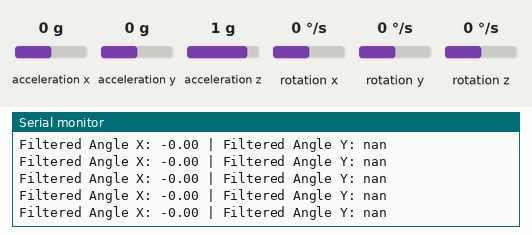
Simulated run of this sketch. Board: Arduino Uno, built with avr-gcc and run on an emulated ATmega328P. Shown: the last lines printed to the serial monitor. Wiring (inferred from the names in the program): MPU-6050 motion sensor at I2C address 0x68. The inputs (shaded band) are chosen by the test bench; at power-on: acceleration x 0 g, acceleration y 0 g, acceleration z 1 g, rotation y 0 °/s, rotation x 0 °/s, rotation z 0 °/s.

Above: at 1.2 s.
1.3 s: acceleration x set to -1.4 g
At 1.35 s:
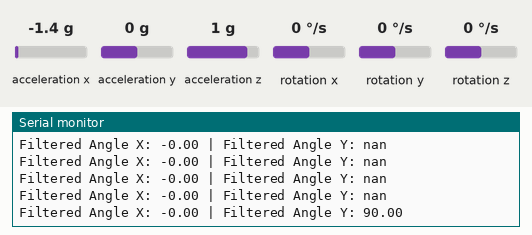
3.2 s: acceleration x set to 0 g
At 3.21 s:
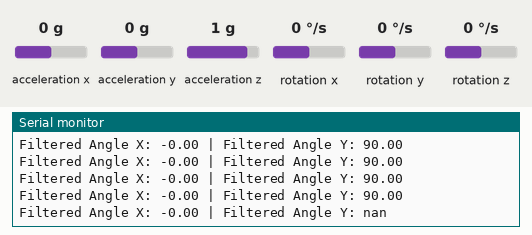
6.2 s: acceleration y set to -1.4 g
At 6.3 s:
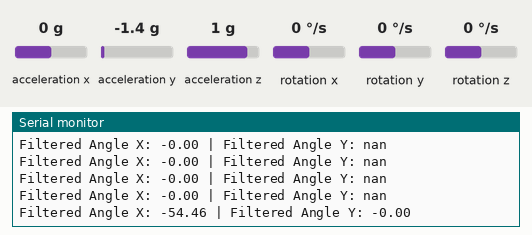
9.2 s: acceleration z set to -1.4 g
At 9.2 s:
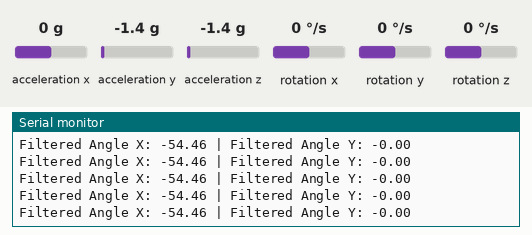
12.2 s: acceleration z set to 0 g
At 12.29 s:
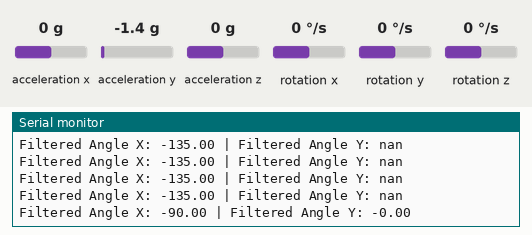
15.2 s: rotation y set to 100 °/s
At 15.29 s:
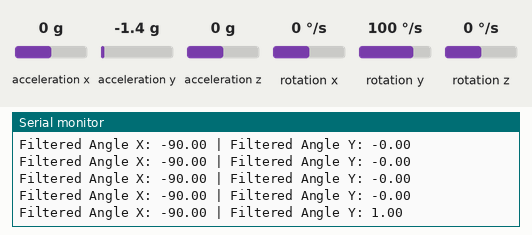
Timing chart, 0 to 18.2 s (numbered marks = the images above; inputs shaded):
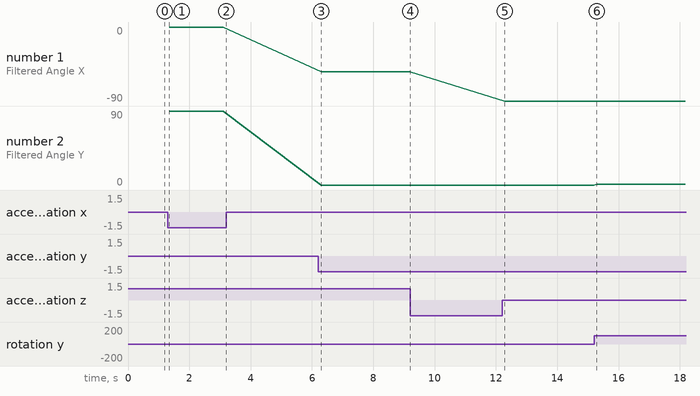

Measured:
- after the input at 1.3 s, the serial monitor: prints a new line at once (image 1)
- after the input at 6.2 s, the serial monitor: prints a new line after 0.10 s (image 3)
- after the input at 12.2 s, the serial monitor: prints a new line after 0.09 s (image 5)
- after the input at 15.2 s, the serial monitor: prints a new line after 0.09 s (image 6)
- plotted number 1: 0 → -54.46 after the input at 6.2 s, -54.46 → -90 after the input at 12.2 s
- plotted number 2: 0 → 1 after the input at 15.2 s

The sketch:

Teensy_Kalman_MadgwickFilter_IMU.ino
```cpp
#include <Wire.h>
#include <MadgwickAHRS.h>
#include <MPU6050.h>

MPU6050 mpu;

// Kalman filter variables for each axis
float q_angle = 0.001;
float q_bias = 0.003;
float r_measure = 0.03;
float angleX, angleY, angleZ; // Filtered angles for each axis
float P[2][2] = {{1, 0}, {0, 1}}; // Error covariance matrix
float K[2]; // Kalman gain

void setup() {
  Wire.begin();
  Wire.beginTransmission(0x68);
  Wire.write(0x6B); // PWR_MGMT_1 register
  Wire.write(0);    // set to zero (wakes up the MPU-6050)
  Wire.endTransmission(true);
  Serial.begin(9600);
}

void loop() {
  Wire.beginTransmission(0x68);
  Wire.write(0x3B); // starting with register 0x3B (ACCEL_XOUT_H)
  Wire.endTransmission(false);
  Wire.requestFrom(0x68, 14, true); // request a total of 14 registers
  int16_t AcX = Wire.read() << 8 | Wire.read(); // 0x3B (ACCEL_XOUT_H) & 0x3C (ACCEL_XOUT_L)
  int16_t AcY = Wire.read() << 8 | Wire.read(); // 0x3D (ACCEL_YOUT_H) & 0x3E (ACCEL_YOUT_L)
  int16_t AcZ = Wire.read() << 8 | Wire.read(); // 0x3F (ACCEL_ZOUT_H) & 0x40 (ACCEL_ZOUT_L)
  int16_t Tmp = Wire.read() << 8 | Wire.read(); // 0x41 (TEMP_OUT_H) & 0x42 (TEMP_OUT_L)
  int16_t GyX = Wire.read() << 8 | Wire.read(); // 0x43 (GYRO_XOUT_H) & 0x44 (GYRO_XOUT_L)
  int16_t GyY = Wire.read() << 8 | Wire.read(); // 0x45 (GYRO_YOUT_H) & 0x46 (GYRO_YOUT_L)
  int16_t GyZ = Wire.read() << 8 | Wire.read(); // 0x47 (GYRO_ZOUT_H) & 0x48 (GYRO_ZOUT_L)

  // Calculate angles using accelerometer data
  angleX = atan2(AcY, AcZ) * RAD_TO_DEG;
  angleY = atan(-AcX / sqrt(AcY * AcY + AcZ * AcZ)) * RAD_TO_DEG;

  // Calculate gyro drift
  float gyroXrate = GyX / 131.0; // Convert raw gyro readings to deg/s
  float gyroYrate = GyY / 131.0;

  // Apply Kalman filter
  float dt = 0.01; // Time step in seconds
  angleX += dt * (gyroXrate - q_bias);
  angleY += dt * (gyroYrate - q_bias);

  // Update error covariance matrix
  float Pdot[4] = {0, 0, 0, 0};
  Pdot[0] = q_angle - P[0][1] - P[1][0];
  Pdot[1] = -P[1][1];
  Pdot[2] = -P[1][1];
  Pdot[3] = q_bias - P[1][1];
  P[0][0] += Pdot[0] * dt;
  P[0][1] += Pdot[1] * dt;
  P[1][0] += Pdot[2] * dt;
  P[1][1] += Pdot[3] * dt;

  // Calculate Kalman gain
  float S = P[0][0] + r_measure;
  K[0] = P[0][0] / S;
  K[1] = P[1][0] / S;

  // Update angles
  float y = angleX - angleX;
  angleX += K[0] * y;
  angleY += K[1] * y;

  // Update bias
  float P00_temp = P[0][0];
  float P01_temp = P[0][1];

  P[0][0] -= K[0] * P00_temp;
  P[0][1] -= K[0] * P01_temp;
  P[1][0] -= K[1] * P00_temp;
  P[1][1] -= K[1] * P01_temp;

  // Print the filtered sensor data
  Serial.print("Filtered Angle X: ");
  Serial.print(angleX);
  Serial.print(" | Filtered Angle Y: ");
  Serial.println(angleY);

  delay(100);
}
```
